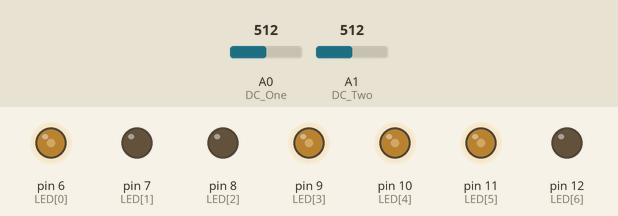
Bench run of a sketch on a simulated Arduino Uno, built with avr-gcc and run on an emulated ATmega328P. Parts: output pins drawn as LEDs (lit = HIGH). The inputs (shaded band) are chosen by the test bench; at power-on: A0 (DC_One) = 512, A1 (DC_Two) = 512. Pins used as bus, display or sensor lines are not drawn.

Above: at 1.2 s.
1.3 s: A0 (DC_One) set to 627
At 2.0 s:
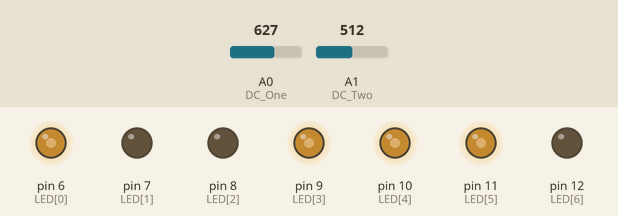
2.8 s: A0 (DC_One) set to 640
At 3.2 s:
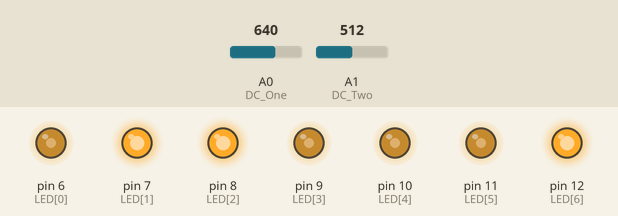
4.3 s: A1 (DC_Two) set to 631
5.8 s: A1 (DC_Two) set to 641
At 7.0 s:
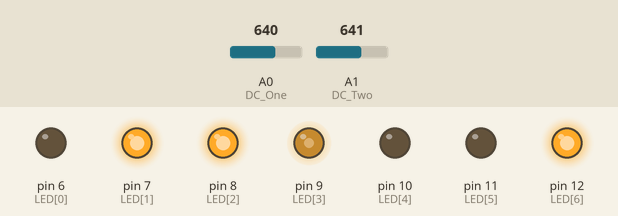
7.3 s: A1 (DC_Two) set to 716
At 8.4 s:
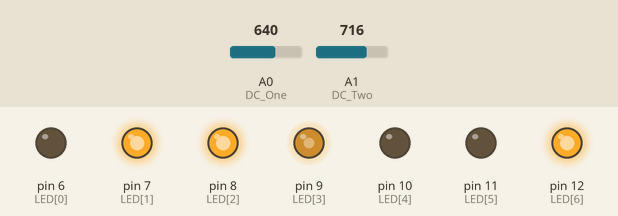
8.8 s: A0 (DC_One) set to 701
10.3 s: A0 (DC_One) set to 725
At 10.7 s:
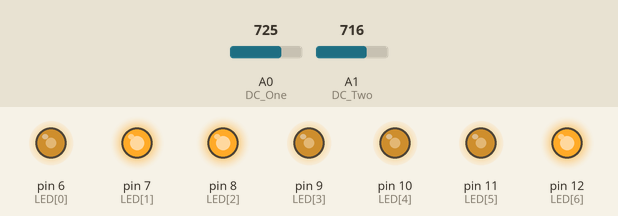
Timing chart, 0 to 12.8 s (numbered marks = the images above; inputs shaded):
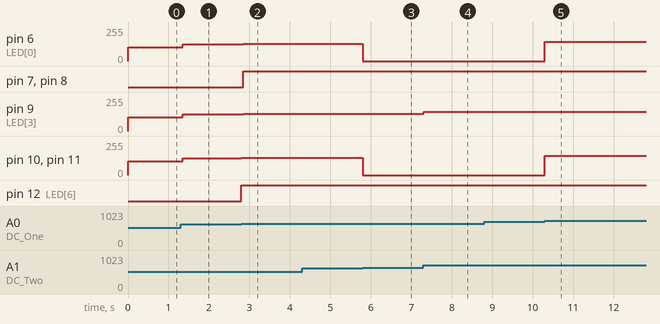

Measured:
- the behaviour switches between 639 and 640 on A0 (DC_One) (found by bisection; images 1 and 2)
- the behaviour switches between 640 and 641 on A1 (DC_Two) (found by bisection; images 2 and 3)
- the behaviour switches between 715 and 716 on A0 (DC_One) (found by bisection; images 4 and 5)
- after the input at 1.3 s, pin 6 (LED[0]), pin 9 (LED[3]), pin 10 (LED[4]), pin 11 (LED[5]): 102/255 → 125/255 after 0.05 s
- after the input at 2.8 s, pin 6 (LED[0]), pin 9 (LED[3]): 125/255 → 128/255 after 0.05 s; pin 7 (LED[1]), pin 8 (LED[2]): LOW → HIGH after 0.05 s; pin 10 (LED[4]), pin 11 (LED[5]): 125/255 → 128/255 at once; pin 12 (LED[6]): LOW → HIGH at once
- after the input at 4.3 s, every drawn part: stays the same
- after the input at 5.8 s, pin 6 (LED[0]), pin 10 (LED[4]), pin 11 (LED[5]): 128/255 → 0/255 at once
- after the input at 7.3 s, pin 9 (LED[3]): 128/255 → 143/255 at once
- after the input at 8.8 s, every drawn part: stays the same
- after the input at 10.3 s, pin 6 (LED[0]), pin 10 (LED[4]), pin 11 (LED[5]): 0/255 → 145/255 at once; pin 9 (LED[3]): 143/255 → 145/255 at once

The sketch:

musicBoxReact.ino
```cpp
/******************************************************************************
Code heavily modified from:

SparkFun Spectrum Shield Demo
Toni Klopfenstein @ SparkFun Electronics
December 2015
https://github.com/sparkfun/Spectrum_Shield

by Christina Chen

Written for CS320: Tangible User Interfaces Project, MusicBox
*********************************************************************************/

//Declare Spectrum Shield pin connections
#define STROBE 4
#define RESET 5
#define DC_One A0
#define DC_Two A1


//Define LED connections on the Arduino/Shield
int LED[] = {6, 7, 8, 9, 10, 11, 12};

//Define spectrum variables
int freq_amp;
int Frequencies_One[7];
int Frequencies_Two[7];
int i;

//define vibration motor connection on Arduino/Shield
int vibMotor = 5;

/********************Setup Loop*************************/
void setup() {

  Serial.begin(9600);

  //Set LED pin configurations
  for(i=0; i<7; i++)
  {
    pinMode(LED[i], OUTPUT);
    digitalWrite(LED[i], LOW);
    //Serial.println(i);
    //Serial.println("turned on");
  }

  //set vibration motor configuration
  pinMode(vibMotor, OUTPUT);
  digitalWrite(vibMotor, LOW);

  //Set spectrum Shield pin configurations
  pinMode(STROBE, OUTPUT);
  pinMode(RESET, OUTPUT);
  pinMode(DC_One, INPUT);
  pinMode(DC_Two, INPUT);
  digitalWrite(STROBE, HIGH);
  digitalWrite(RESET, HIGH);

  //Initialize Spectrum Analyzers
  digitalWrite(STROBE, LOW);
  delay(1);
  digitalWrite(RESET, HIGH);
  delay(1);
  digitalWrite(STROBE, HIGH);
  delay(1);
  digitalWrite(STROBE, LOW);
  delay(1);
  digitalWrite(RESET, LOW);
}


/**************************Main Function Loop*****************************/
void loop() {

    Read_Frequencies();
    Graph_Frequencies();
    delay(50);
}


/*******************Pull frequencies from Spectrum Shield********************/
void Read_Frequencies(){
  //Read frequencies for each band

  for (freq_amp = 0; freq_amp<7; freq_amp++)
  {
    Frequencies_One[freq_amp] = analogRead(DC_One);
    Frequencies_Two[freq_amp] = analogRead(DC_Two);
    digitalWrite(STROBE, HIGH);
    digitalWrite(STROBE, LOW);
  }
}

/*******************Light LEDs and vibrate motor based on frequencies*****************************/

void Graph_Frequencies(){
   for( i= 0; i<7; i++)
   {
     if(Frequencies_Two[i] > Frequencies_One[i]){

      //cancel out frequencies created by white noise on certain pins
      if (((i == 0) || (i == 5) ||(i == 4) || (i == 11)) && (Frequencies_Two[i]/5 < 200)){
        analogWrite(LED[i], 0);

      //cancel out frequencies created by white noise on certain pins
      }else if (((i == 0) || (i == 5)) && (Frequencies_Two[i]/5 < 205)){
        analogWrite(LED[i], 0);

      }else{
        analogWrite(LED[i], Frequencies_Two[i]/5);
         //make vibration motor correlate with certain pins
         if (((i == 2) || (i == 3)) && (Frequencies_Two[i]/5 > 120)){
          digitalWrite(vibMotor, HIGH);
        }
      }

     }else{
        analogWrite(LED[i], Frequencies_One[i]/5);
         //turn off vibration motor with certain pins
         if (((i == 2) || (i == 3))&& (Frequencies_One[i]/5 > 120)){
          digitalWrite(vibMotor, LOW);
        }
     }
   }
}
```
